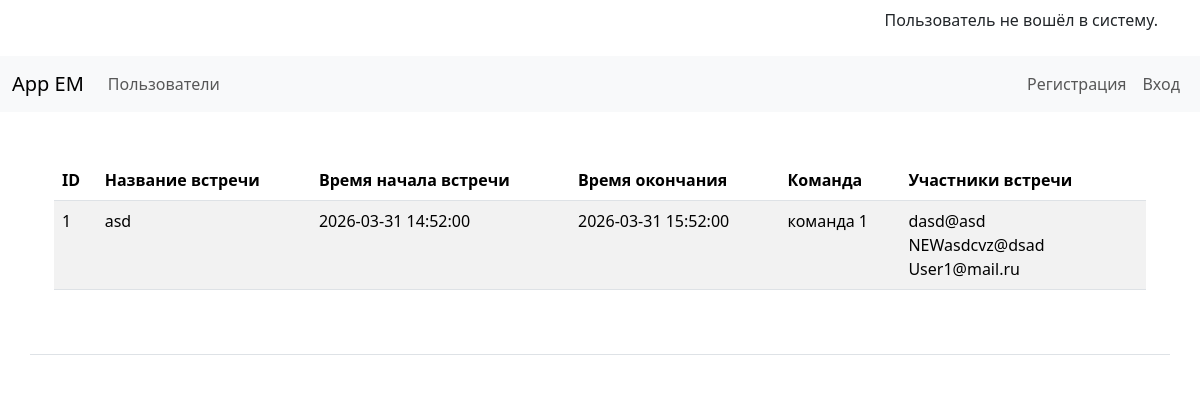
Page /meetings on the committed database.
### app/meetings/models.py (models this page shows)
class MeetingModel(Base):
    __tablename__ = "meetings"
    id = Column(Integer, primary_key=True, index=True)
    name = Column(String)
    datetime_beginning = Column(DateTime)
    datetime_end = Column(DateTime)
    team_id = Column(Integer, ForeignKey("teams.id"))
    team = relationship("TeamModel")
    participants = relationship(
        "UserModel", secondary=meeting_participants, back_populates="meetings"
    )

### app/teams/models.py (models this page shows)
class TeamModel(Base):
    __tablename__ = "teams"
    id = Column(Integer, primary_key=True, index=True)
    name = Column(String, unique=True)

### app/users/models.py (models this page shows)
class UserModel(Base):
    __tablename__ = "users"
    id = Column(Integer, primary_key=True, index=True)
    email = Column(String, unique=True)
    role = Column(String, nullable=True)
    team_id = Column(Integer, ForeignKey("teams.id"), nullable=True)
    team = relationship("TeamModel")
    hash_password = Column(String)
    meetings = relationship(
        "MeetingModel", secondary=meeting_participants, back_populates="participants"
    )
    tasks = relationship("TaskModel")

### app/meetings/router.py (the view)
@router.get("/meetings", response_model=List[MeetingSchema])
async def get_meetings(
    request: Request,
    user_data: UserModel = Depends(get_current_user),
    db: Session = Depends(get_db),
):
    meetings_data = (
        db.query(MeetingModel).options(selectinload(MeetingModel.participants)).all()
    )
    return templates.TemplateResponse(
        request=request,
        name="meetings/meetings.html",
        context={"meetings_data": meetings_data, "current_user": user_data},
    )

### app/templates/meetings/meetings.html (shortened to what this page needs)
{% extends 'base.html' %}
{% block content %}
<div class="container mt-4">
<table class="table table-striped">
    <thead>
      <tr>
        <th>ID</th>
        <th>Название встречи</th>
        <th>Время начала встречи</th>
        <th>Время окончания</th>
        <th>Команда</th>
        <th>Участники встречи</th>
        <th></th>
      </tr>
    </thead>
    <tbody>
      {% for meeting in meetings_data %}
        <tr>
            <td>{{ meeting.id }}</td>
            <td>{{ meeting.name }}</td>
            <td>{{ meeting.datetime_beginning }}</td>
            <td>{{ meeting.datetime_end }}</td>
            <td>{{ meeting.team.name }}</td>
            <td>
                {% for user in meeting.participants %}
                  {% if current_user.role == 'админ команды' %}
                    <a href="{{ url_for('get_meetings_user', user_id=user.id) }}">{{ user.email }}</a>
                    <br>
                  {% else %}
                    {% if current_user.email == user.email %}
                      <a href="{{ url_for('get_meetings_user', user_id=user.id) }}">{{ user.email }}</a>
                      <br>
                    {% else %}
                      {{ user.email }}
                      <br>
                    {% endif %}
                  {% endif %}
                {% endfor %}
            </td>
            <td>
            </td>
      {% endfor %}
    </tbody>
  </table>
</div>
{% endblock %}

### rows in the picture
MeetingModel: id "1", name "asd", datetime_beginning "2026-03-31 14:52:00", datetime_end "2026-03-31 15:52:00", team.name "команда 1"
UserModel: email "dasd@asd"
UserModel: email "NEWasdcvz@dsad"
UserModel: email "User1@mail.ru"
